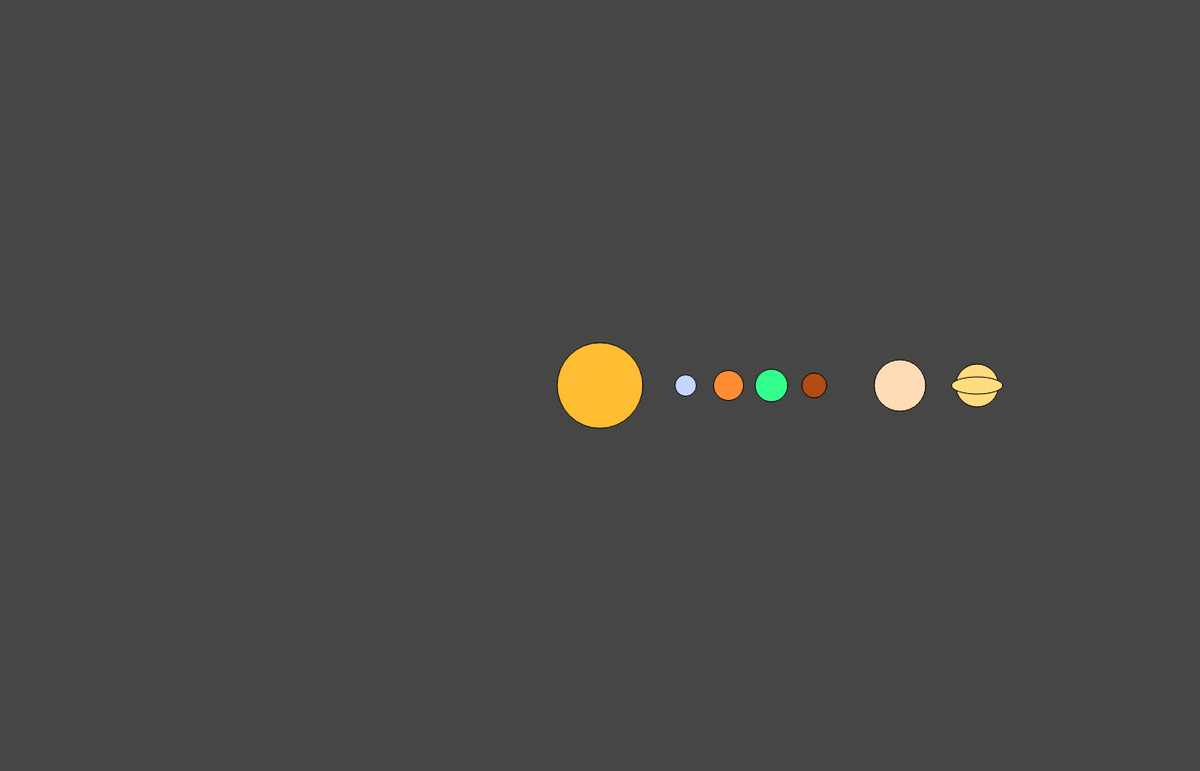
Frame 1 (no input)
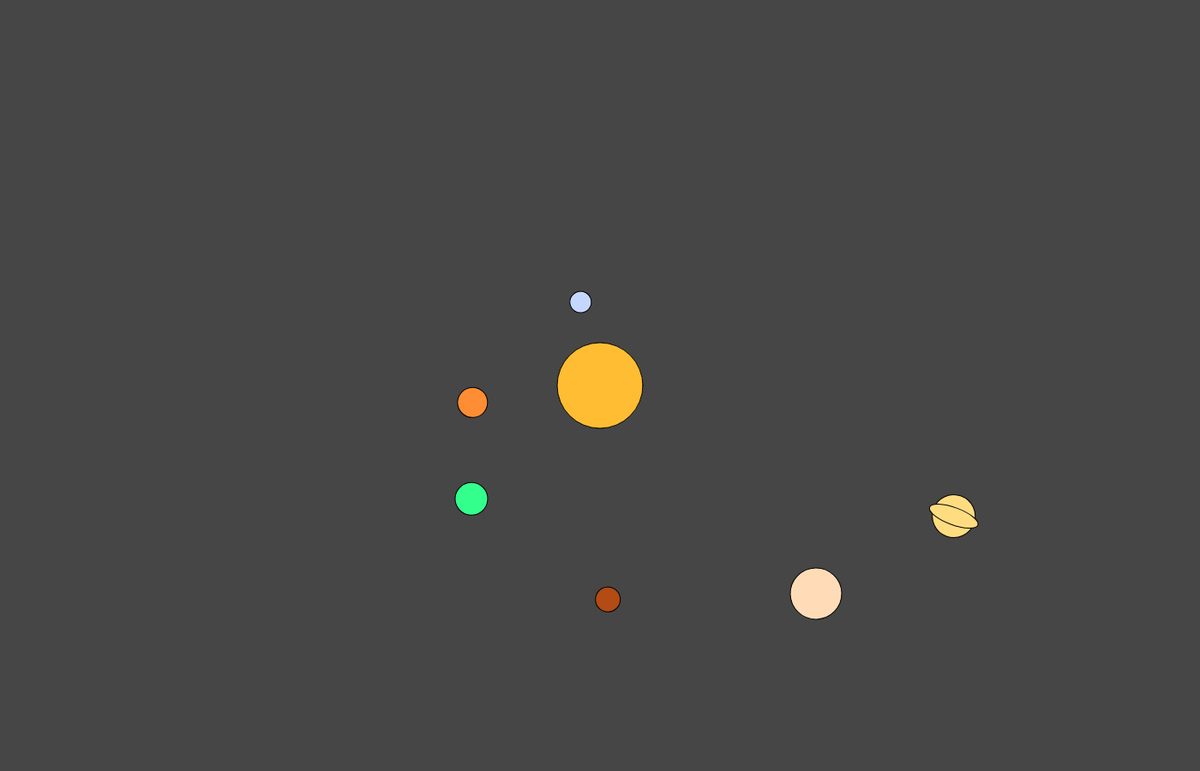
Frame 60 (no input)
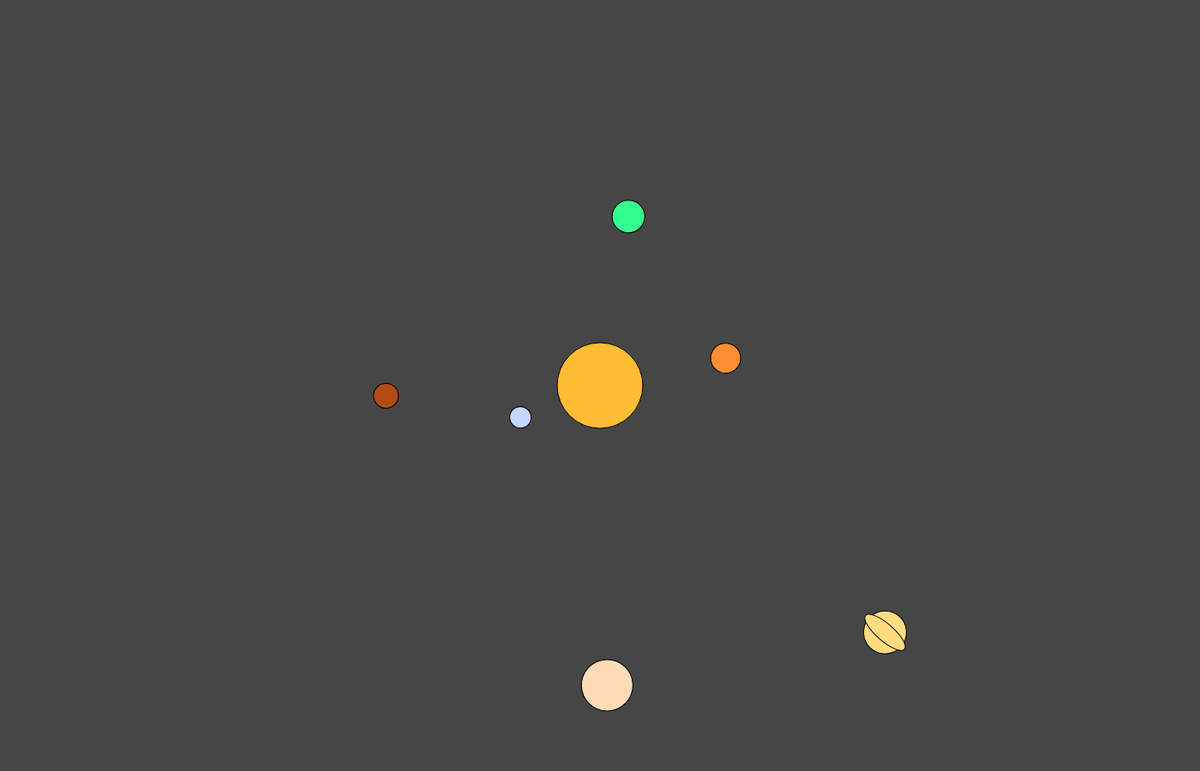
Frame 120 (the mouse pressed at the canvas centre since frame 60)

The p5.js sketch that drew these frames (run headless with seeded random() and noise() and a simulated clock; from frame 60 on, the mouse is pressed at the canvas centre):

// p5.js sketch
// ── sketch.js
let mercury=0;
let venus=0;
let earth=0;
let mars=0;
let jupiter=0;
let saturn=0;
let planet=0;
function setup() {
  createCanvas(1400,900);
  
}


function draw() {
  background(70);
  translate(700,450);
  //Sun
  fill(255, 189, 51);
  ellipse(0,0,100,100);
  //Saturn
  rotate(saturn);
  fill(255, 220, 128);
  ellipse(440,0,50,50);
  ellipse(440,0,60,20);
  saturn+=0.006;
   
  //Jupiter
  rotate(jupiter);
  fill(255, 220, 183);
  ellipse(350,0,60,60);
  jupiter+=0.007;
  //Mars
  rotate(mars);
  fill(178, 75, 20);
  ellipse(250,0,29,29);
  mars+=0.013;
  //Earth
  rotate(earth);
  fill(51, 255, 141);
  ellipse(200,0,38,38);
  earth+=0.015;
  //Venus
  
  rotate(venus);
  fill(255, 141, 51);
  ellipse(150,0,35,35);
  venus+=0.01;
   //Mercury
  rotate(mercury);
  fill(198, 215, 255);
  ellipse(100,0,25,25);
  mercury+=0.025;

}
